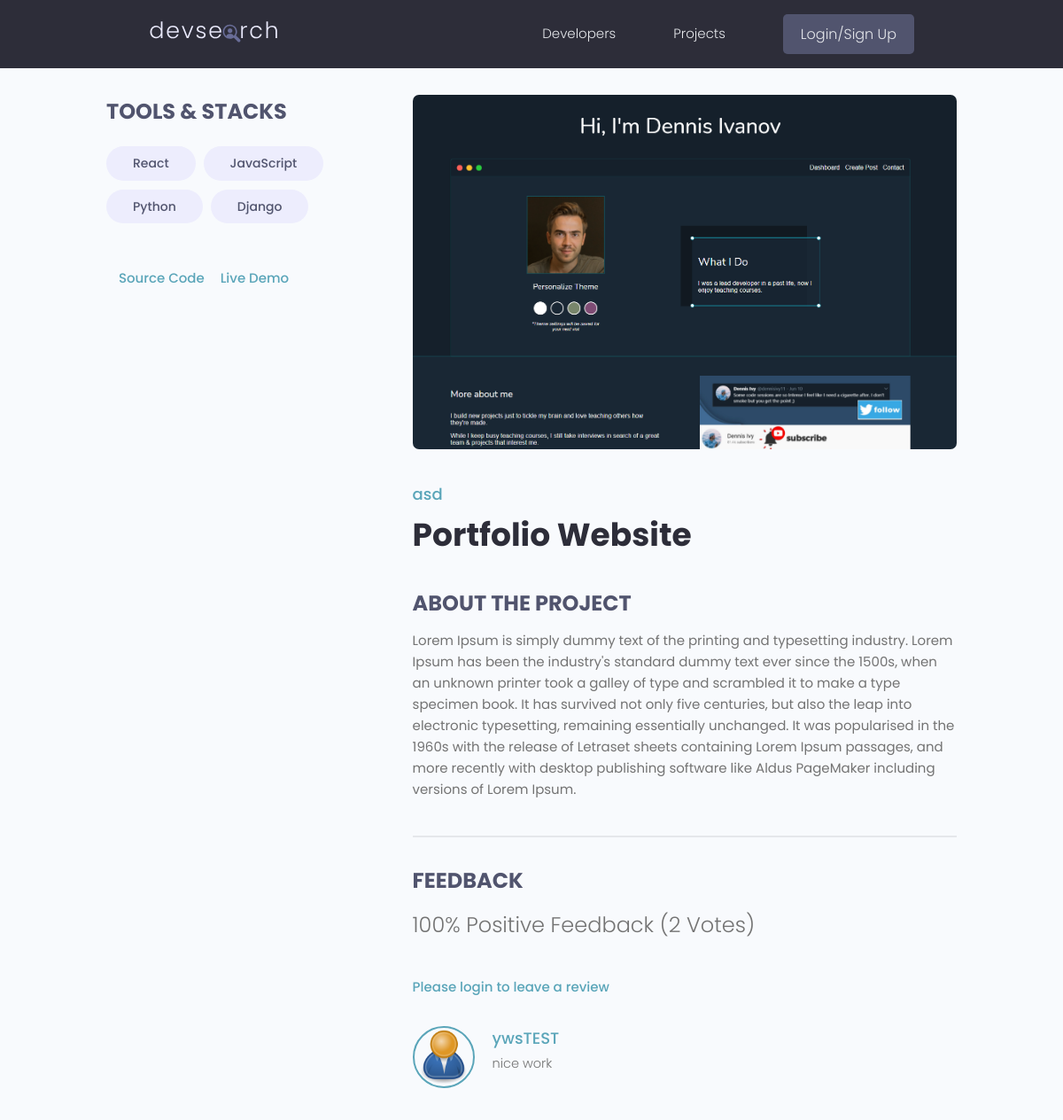
Page /projects/project/2eb7ce4d-dfed-47af-b020-e94f405b331d/ on the committed database.
### projects/models.py (models this page shows, shortened)
class Tag(models.Model):
    name = models.CharField(max_length=200)
    created = models.DateTimeField(auto_now_add=True)
    id = models.UUIDField(default=uuid.uuid4, unique=True, primary_key=True, editable=False)
    def __str__(self):
        return self.name

class Project(models.Model):
    owner = models.ForeignKey(Profile, null=True, blank=True, on_delete=models.CASCADE)
    title = models.CharField(max_length=200)
    description = models.TextField(null=True, blank=True)
    featured_image = models.ImageField(null=True, blank=True, default='default.jpg')
    demo_link = models.CharField(max_length=2000, null=True, blank=True)
    source_link = models.CharField(max_length=2000, null=True, blank=True)
    tags = models.ManyToManyField('Tag', blank=True)
    vote_total = models.IntegerField(default=0, null=True, blank=True)
    vote_ratio = models.IntegerField(default=0, null=True, blank=True)
    created = models.DateTimeField(auto_now_add=True)
    id = models.UUIDField(default=uuid.uuid4, unique=True, primary_key=True, editable=False)
    class Meta:
        ordering = ['-vote_ratio', '-vote_total', 'title']
    @property
    def imageURL(self):
        try:
            url = self.featured_image.url
        except:
            url = ''
        return url
    @property
    def reviewers(self): # single-project.html에서 리뷰를 달았는지 확인하기 위해
        queryset = self.review_set.all().values_list('owner__id', flat=True)
        return queryset

class Review(models.Model):
    VOTE_TYPE = (
        ('up', 'Up Vote'),
        ('down', 'Down Vote'),
    )
    owner = models.ForeignKey(Profile, on_delete=models.CASCADE, null=True)
    project = models.ForeignKey(Project, on_delete=models.CASCADE)
    body = models.TextField(null=True, blank=True)
    value = models.CharField(max_length=200, choices=VOTE_TYPE)
    created = models.DateTimeField(auto_now_add=True)
    id = models.UUIDField(default=uuid.uuid4, unique=True, primary_key=True, editable=False)
    class Meta:
        unique_together = [['owner', 'project']]

### users/models.py (models this page shows, shortened)
class Profile(models.Model):
    user = models.OneToOneField(User, on_delete=models.CASCADE, null=True, blank=True)
    name = models.CharField(max_length=200, null=True, blank=True)
    email = models.EmailField(max_length=500, null=True, blank=True)
    username = models.CharField(max_length=200, null=True, blank=True)
    location = models.CharField(max_length=200, null=True, blank=True)
    short_intro = models.CharField(max_length=200, null=True, blank=True)
    bio = models.TextField(null=True, blank=True)
    profile_image = models.ImageField(
        null=True, blank=True, upload_to='profiles/', default='profiles/user-default.png')
    social_github = models.CharField(max_length=200, null=True, blank=True)
    social_twitter = models.CharField(max_length=200, null=True, blank=True)
    social_linkein = models.CharField(max_length=200, null=True, blank=True)
    social_youtube = models.CharField(max_length=200, null=True, blank=True)
    social_website = models.CharField(max_length=200, null=True, blank=True)
    created = models.DateTimeField(auto_now_add=True)
    id = models.UUIDField(default=uuid4, unique=True, primary_key=True, editable=False)
    class Meta:
        ordering = ['created']
    @property
    def imageURL(self):
        try:
            url = self.profile_image.url
        except:
            url = ''
        return url

### projects/views.py (the view, shortened to what this page needs)
# urls.py: path('project/<str:pk>/', project, name='project'),
def project(request, pk):
    project_obj = Project.objects.get(id=pk)
    form = ReviewForm()
    return render(request, 'projects/single-project.html', {'project' : project_obj, 'form' : form})

### projects/templates/projects/single-project.html (shortened to what this page needs)
{% extends 'main.html' %}
{% block content %}
<main class="singleProject my-md">
    <div class="container">
        <div class="layout">
            <div class="column column--1of3">
                <h3 class="singleProject__subtitle">Tools & Stacks</h3>
                <div class="singleProject__toolStack">
                    {% for tag in project.tags.all %}
                    <span class="tag tag--pill tag--sub tag--lg">
                        <small>{{tag}}</small>
                    </span>
                    {% endfor %}
                </div>
                {% if project.source_link %}
                <a class="singleProject__liveLink" href="{{project.source_link}}" target="_blank">
                    Source Code
                </a>
                {% endif %}
                {% if project.demo_link %}
                <a class="singleProject__liveLink" href="{{project.demo_link}}" target="_blank">
                    Live Demo
                </a>
                {% endif %}
            </div>
            <div class="column column--2of3">
                <img class="singleProject__preview" src="{{ project.imageURL }}" alt="portfolio thumbnail" />
                <a href="{% url 'user-profile' pk=project.owner.id %}" class="singleProject__developer">{{project.owner.name}}</a>
                <h2 class="singleProject__title">{{project.title}}</h2>
                <h3 class="singleProject__subtitle">About the Project</h3>
                <div class="singleProject__info">
                    {{project.description}}
                </div>
                <div class="comments">
                    <h3 class="singleProject__subtitle">Feedback</h3>
                    <h5 class="project--rating">
                        {{project.vote_ratio}}% Positive Feedback ({{project.vote_total}} Vote{{project.vote_total|pluralize:"s"}})
                    </h5>
                    {% if request.user.profile.id in project.reviewers %}
                        <p>You have already submitted your review for this project </p>
                    {% elif request.user.profile == project.owner %}
                        <p>You cannot review your own work</p>
                    {% else %}
                        <a href="{% url 'login' %}?next={{request.path}}">Please login to leave a review </a>
                    {% endif %}
                    <div class="commentList">
                        {% for review in project.review_set.all %}
                        {% if review.body %}
                        <div class="comment">
                            <a href="{% url 'user-profile' pk=review.owner.id %}">
                                <img class="avatar avatar--md" src="{{review.owner.imageURL}}" alt="user" />
                            </a>
                            <div class="comment__details">
                                <a href="{% url 'user-profile' pk=review.owner.id %}"
                                    class="comment__author">{{review.owner.name}}</a>
                                <p class="comment__info">{{review.body|linebreaksbr}}</p>
                            </div>
                        </div>
                        {% endif %}
                        {% endfor %}
                    </div>
                </div>
            </div>
        </div>
    </div>
</main>
{% endblock %}

### static/styles/app.css (style rules this page uses)
:root { --color-sub: #2d2d39; }
img { width: 100%; }
.singleProject .column--1of3 { order: 2; }
@media screen and (min-width: 1081px) { .singleProject .column--1of3 { order: 1; } }
@media screen and (min-width: 1081px) { .singleProject .column--2of3 { order: 2; } }
.singleProject__toolStack { margin-top: 2rem; margin-bottom: 4rem; }
.singleProject__liveLink { font-weight: 500; transition: all 0.3s ease-in-out; border-bottom: 2px solid transparent; }
.singleProject__preview { height: 50vh; object-fit: cover; object-position: top center; margin-bottom: 3rem; border-radius: 0.7rem; }
.singleProject__developer { font-size: 1.8rem; font-weight: 500; }
.singleProject__title { font-size: 3.6rem; font-weight: 700; color: var(--color-sub); margin-bottom: 3rem; }
.project--rating { margin-bottom: 1.6em; margin-top: .5em; }
.singleProject__subtitle { text-transform: uppercase; font-size: 2.4rem; font-weight: 700; color: var(--color-sub-light); margin-bottom: 1rem; }
.comments { margin-top: 4rem; padding-top: 3rem; border-top: 2px solid var(--color-light); }
.commentList { margin: 3rem 0; }
.comment { display: flex; gap: 2rem; }
.comment__author { font-size: 1.8rem; }
.comment__info { font-size: 1.45rem; }

### static/uikit/styles/modules/_variables.css (style rules this page uses)
:root { --color-main: #5aa5b9; --color-main-light: #e6faff; --color-sub: #3f4156; --color-sub-light: #51546e; --color-sub-lighter: #ededfd; --color-text: #737373; --color-gray: #8b8b8b; --color-light: #e5e7eb; --color-light-gray: #767676; --color-bg: #f8fafd; --color-white: #fffefd; --color-white-light: #f3f3f3; --color-success: #359e64; --color-success-bg: #def8e8; --color-error: #fc4b0b; --color-error-bg: #fff2ee; --font-base: 'Poppins', arial, helvetica, 'Segoe UI', roboto, ubuntu, sans-serif; --font-monospace: 'Fira Code', 'Courier New', courier, monospace; --font-regular: 300; --font-medium: 500; --font-bold: 700; --generic-shadow: 1px 1px 5px #00000010; --generic-transition: all 0.3s ease-in-out; }

### static/uikit/styles/modules/_base.css (style rules this page uses)
* { margin: 0; padding: 0; box-sizing: border-box; text-rendering: optimizeLegibility; color: inherit; font-size: inherit; }
html { font-size: 50%; }
@media only screen and (min-width: 480px) { html { font-size: 56.25%; } }
@media only screen and (min-width: 1200px) { html { font-size: 62.5%; } }
body { line-height: 1.6; font-weight: 400; font-size: 1.5rem; color: var(--color-text); background-color: var(--color-bg); min-height: 100vh; }

### static/uikit/styles/modules/_typography.css (style rules this page uses)
* { font-family: var(--font-base); }
h2 { font-size: 3.6rem; font-weight: var(--font-bold); }
h3 { font-size: 3.2rem; font-weight: var(--font-medium); }
h5 { font-size: 2.4rem; font-weight: var(--font-medium); }
h5, h6 { font-weight: var(--font-regular); }
p, span, strong { font-size: 1.6rem; color: var(--color-text); font-weight: var(--font-regular); }
a { padding-bottom: 2px; text-decoration: none; display: inline-block; color: var(--color-main); font-weight: var(--font-medium); }

### static/uikit/styles/modules/_utilities.css (style rules this page uses)
.container { width: 92%; max-width: 165rem; margin: 0 auto; box-sizing: border-box; }
@media screen and (min-width: 1000px) { .container { width: 90%; } }
@media screen and (min-width: 1200px) { .container { width: 80%; } }
.my-md { margin: 3rem auto; }

### static/uikit/styles/modules/_avatar.css (style rules this page uses)
.avatar { border-radius: 50%; border: 2px solid var(--color-main); object-fit: cover; }
.avatar--md { height: 7rem; width: 7rem; }

### static/uikit/styles/modules/_tag.css (style rules this page uses)
.tag { display: inline-flex; align-items: center; background-color: var(--color-sub); height: -webkit-fit-content; height: -moz-fit-content; height: fit-content; width: -webkit-fit-content; width: -moz-fit-content; width: fit-content; border-radius: 0.5rem; padding: 0.5rem 1.5rem; font-size: 1.2rem; cursor: pointer; }
.tag:not(:last-child) { margin-right: 0.25rem; margin-bottom: 0.75rem; }
.tag > small { color: var(--color-white); }
.tag--pill { border-radius: 5rem; }
.tag--sub, .tag--sub > small { background: var(--color-sub-lighter); color: var(--color-sub-light); font-weight: 500; }
.tag--lg { padding: 0.8rem 3rem; font-size: 1.4rem; }
.tag--lg:not(:last-child) { margin-right: 0.5rem; margin-bottom: 1rem; }

### static/uikit/styles/modules/_layout.css (style rules this page uses)
.layout { display: flex; flex-flow: row wrap; justify-content: space-between; }
.layout > .column { margin-bottom: 3rem; }
.layout > .column.column--1of3 { flex-basis: 30%; }
.layout > .column.column--2of3 { flex-basis: 64%; }

### rows in the picture
Tag: name "React"
Tag: name "JavaScript"
Tag: name "Python"
Tag: name "Django"
Project: imageURL (picture), owner.name "asd", title "Portfolio Website", description "Lorem Ipsum is simply dummy text of the printing and typesetting industry. Lorem Ipsum has been the industry's standard dummy text ever since the 1500s, when an unknown printer took a galley of type and scrambled it to make a type specimen book. It has survived not only five centuries, but also the leap into electronic typesetting, remaining essentially unchanged. It was popularised in the 1960s with the release of Letraset sheets containing Lorem Ipsum passages, and more recently with desktop publishing software like Aldus PageMaker including versions of Lorem Ipsum.", vote_ratio "100", vote_total "2"
Review: owner.imageURL (placeholder picture), owner.name "ywsTEST", body "nice work"
